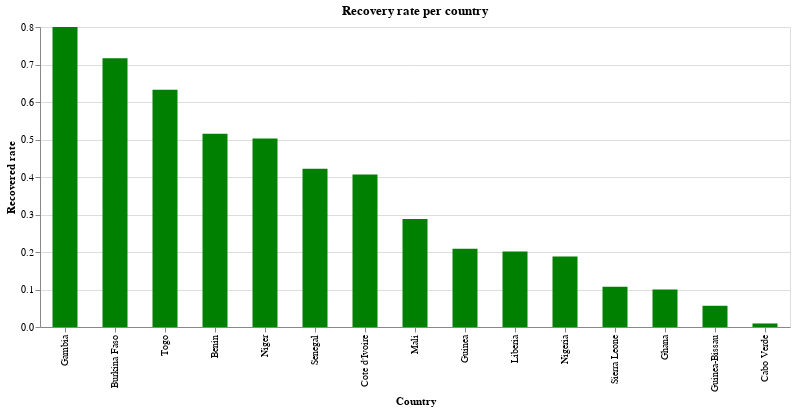

The code cell stored with this chart in its notebook:
### Markdown cell above
### Recovery rate per country

### Code cell
alt.Chart(source).mark_bar(size = 25).encode(x = alt.X('Country', sort='-y'), y = 'Recovered rate', color = alt.value('green'),).properties(width = alt.Step(50), height = 300, title = 'Recovery rate per country').interactive()

### Figure 1 — Vega-Lite specification as saved in the notebook (floating-point values rounded to 4 significant figures)
{"config": {"view": {"continuousWidth": 400, "continuousHeight": 300}}, "data": {"name": "data-416707c981b8a0983a2c34cd6ea98250"}, "mark": {"type": "bar", "size": 25}, "encoding": {"color": {"value": "green"}, "x": {"type": "nominal", "field": "Country", "sort": "-y"}, "y": {"type": "quantitative", "field": "Recovered rate"}}, "height": 300, "selection": {"selector004": {"type": "interval", "bind": "scales", "encodings": ["x", "y"]}}, "title": "Recovery rate per country", "width": {"step": 50}, "$schema": "https://vega.github.io/schema/vega-lite/v4.0.2.json", "datasets": {"data-416707c981b8a0983a2c34cd6ea98250": [{"Country": "Ghana", "Lat": 7.947, "Long": -1.023, "Date": "2020-04-26T00:00:00", "Confirmed_cases": 1550, "Dead": 11, "Recovered": 155, "ill people": 1395, "Death rate": 0.007097, "Recovered rate": 0.1}, {"Country": "Nigeria", "Lat": 9.082, "Long": 8.675, "Date": "2020-04-26T00:00:00", "Confirmed_cases": 1273, "Dead": 40, "Recovered": 239, "ill people": 1034, "Death rate": 0.03142, "Recovered rate": 0.1877}, {"Country": "Cote d'Ivoire", "Lat": 7.54, "Long": -5.547, "Date": "2020-04-26T00:00:00", "Confirmed_cases": 1150, "Dead": 14, "Recovered": 468, "ill people": 682, "Death rate": 0.01217, "Recovered rate": 0.407}, {"Country": "Guinea", "Lat": 9.946, "Long": -9.697, "Date": "2020-04-26T00:00:00", "Confirmed_cases": 996, "Dead": 7, "Recovered": 208, "ill people": 788, "Death rate": 0.007028, "Recovered rate": 0.2088}, {"Country": "Niger", "Lat": 17.61, "Long": 8.082, "Date": "2020-04-26T00:00:00", "Confirmed_cases": 696, "Dead": 29, "Recovered": 350, "ill people": 346, "Death rate": 0.04167, "Recovered rate": 0.5029}, {"Country": "Senegal", "Lat": 14.5, "Long": -14.45, "Date": "2020-04-26T00:00:00", "Confirmed_cases": 671, "Dead": 9, "Recovered": 283, "ill people": 388, "Death rate": 0.01341, "Recovered rate": 0.4218}, {"Country": "Burkina Faso", "Lat": 12.24, "Long": -1.562, "Date": "2020-04-26T00:00:00", "Confirmed_cases": 632, "Dead": 42, "Recovered": 453, "ill people": 179, "Death rate": 0.06646, "Recovered rate": 0.7168}, {"Country": "Mali", "Lat": 17.57, "Long": -3.996, "Date": "2020-04-26T00:00:00", "Confirmed_cases": 389, "Dead": 23, "Recovered": 112, "ill people": 277, "Death rate": 0.05913, "Recovered rate": 0.2879}, {"Country": "Liberia", "Lat": 6.428, "Long": -9.43, "Date": "2020-04-26T00:00:00", "Confirmed_cases": 124, "Dead": 12, "Recovered": 25, "ill people": 99, "Death rate": 0.09677, "Recovered rate": 0.2016}, {"Country": "Cabo Verde", "Lat": 16.54, "Long": -23.04, "Date": "2020-04-26T00:00:00", "Confirmed_cases": 106, "Dead": 1, "Recovered": 1, "ill people": 105, "Death rate": 0.009434, "Recovered rate": 0.009434}, {"Country": "Togo", "Lat": 8.62, "Long": 0.8248, "Date": "2020-04-26T00:00:00", "Confirmed_cases": 98, "Dead": 6, "Recovered": 62, "ill people": 36, "Death rate": 0.06122, "Recovered rate": 0.6327}, {"Country": "Sierra Leone", "Lat": 8.461, "Long": -11.78, "Date": "2020-04-26T00:00:00", "Confirmed_cases": 93, "Dead": 4, "Recovered": 10, "ill people": 83, "Death rate": 0.04301, "Recovered rate": 0.1075}, {"Country": "Benin", "Lat": 9.308, "Long": 2.316, "Date": "2020-04-26T00:00:00", "Confirmed_cases": 64, "Dead": 1, "Recovered": 33, "ill people": 31, "Death rate": 0.01562, "Recovered rate": 0.5156}, {"Country": "Guinea-Bissau", "Lat": 11.8, "Long": -15.18, "Date": "2020-04-26T00:00:00", "Confirmed_cases": 53, "Dead": 1, "Recovered": 3, "ill people": 50, "Death rate": 0.01887, "Recovered rate": 0.0566}, {"Country": "Gambia", "Lat": 13.44, "Long": -15.31, "Date": "2020-04-26T00:00:00", "Confirmed_cases": 10, "Dead": 1, "Recovered": 8, "ill people": 2, "Death rate": 0.1, "Recovered rate": 0.8}]}}
